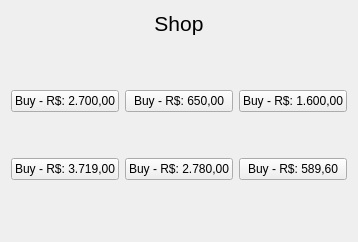
         <widget class="QWidget" name="shop_page">
          <layout class="QGridLayout" name="gridLayout_8">
           <item row="0" column="0" colspan="3">
            <widget class="QLabel" name="label_7">
             <property name="sizePolicy">
              <sizepolicy hsizetype="Preferred" vsizetype="Fixed">
               <horstretch>0</horstretch>
               <verstretch>0</verstretch>
              </sizepolicy>
             </property>
             <property name="font">
              <font>
               <pointsize>16</pointsize>
              </font>
             </property>
             <property name="text">
              <string>Shop</string>
             </property>
             <property name="alignment">
              <set>Qt::AlignCenter</set>
             </property>
            </widget>
           </item>
           <item row="3" column="2">
            <widget class="QPushButton" name="product3Shop_button">
             <property name="text">
              <string>Buy - R$: 1.600,00</string>
             </property>
            </widget>
           </item>
           <item row="6" column="2">
            <widget class="QPushButton" name="product6Shop_button">
             <property name="text">
              <string>Buy - R$: 589,60</string>
             </property>
            </widget>
           </item>
           <item row="2" column="1">
            <widget class="QLabel" name="label_21">
             <property name="text">
              <string/>
             </property>
             <property name="pixmap">
              <pixmap resource="../resource.qrc">:/icons/icons/MouseLogitech.png</pixmap>
             </property>
             <property name="scaledContents">
              <bool>true</bool>
             </property>
            </widget>
           </item>
           <item row="3" column="0">
            <widget class="QPushButton" name="product1Shop_button">
             <property name="text">
              <string>Buy - R$: 2.700,00</string>
             </property>
            </widget>
           </item>
           <item row="2" column="0">
            <widget class="QLabel" name="label_20">
             <property name="text">
              <string/>
             </property>
             <property name="pixmap">
              <pixmap resource="../resource.qrc">:/icons/icons/MonitorAlienware.png</pixmap>
             </property>
             <property name="scaledContents">
              <bool>true</bool>
             </property>
             <property name="alignment">
              <set>Qt::AlignCenter</set>
             </property>
            </widget>
           </item>
           <item row="4" column="1">
            <spacer name="verticalSpacer_11">
             <property name="orientation">
              <enum>Qt::Vertical</enum>
             </property>
             <property name="sizeType">
              <enum>QSizePolicy::Fixed</enum>
             </property>
             <property name="sizeHint" stdset="0">
              <size>
               <width>20</width>
               <height>20</height>
              </size>
             </property>
            </spacer>
           </item>
           <item row="5" column="1">
            <widget class="QLabel" name="label_23">
             <property name="text">
              <string/>
             </property>
             <property name="pixmap">
              <pixmap resource="../resource.qrc">:/icons/icons/XboxSeriesX.png</pixmap>
             </property>
             <property name="scaledContents">
              <bool>true</bool>
             </property>
            </widget>
           </item>
           <item row="6" column="0">
            <widget class="QPushButton" name="product4Shop_button">
             <property name="text">
              <string>Buy - R$: 3.719,00</string>
             </property>
            </widget>
           </item>
           <item row="1" column="0" colspan="3">
            <spacer name="verticalSpacer_10">
             <property name="orientation">
              <enum>Qt::Vertical</enum>
             </property>
             <property name="sizeType">
              <enum>QSizePolicy::Fixed</enum>
             </property>
             <property name="sizeHint" stdset="0">
              <size>
               <width>20</width>
               <height>28</height>
              </size>
             </property>
            </spacer>
           </item>
           <item row="6" column="1">
            <widget class="QPushButton" name="product5Shop_button">
             <property name="text">
              <string>Buy - R$: 2.780,00</string>
             </property>
            </widget>
           </item>
           <item row="5" column="0">
            <widget class="QLabel" name="label_22">
             <property name="text">
              <string/>
             </property>
             <property name="pixmap">
              <pixmap resource="../resource.qrc">:/icons/icons/Playstation5.png</pixmap>
             </property>
             <property name="scaledContents">
              <bool>true</bool>
             </property>
            </widget>
           </item>
           <item row="3" column="1">
            <widget class="QPushButton" name="product2Shop_button">
             <property name="text">
              <string>Buy - R$: 650,00</string>
             </property>
            </widget>
           </item>
           <item row="5" column="2">
            <widget class="QLabel" name="label_25">
             <property name="text">
              <string/>
             </property>
             <property name="pixmap">
              <pixmap resource="../resource.qrc">:/icons/icons/TecladoLogitech.png</pixmap>
             </property>
             <property name="scaledContents">
              <bool>true</bool>
             </property>
            </widget>
           </item>
           <item row="7" column="0" colspan="3">
            <spacer name="verticalSpacer_12">
             <property name="orientation">
              <enum>Qt::Vertical</enum>
             </property>
             <property name="sizeType">
              <enum>QSizePolicy::Expanding</enum>
             </property>
             <property name="sizeHint" stdset="0">
              <size>
               <width>20</width>
               <height>28</height>
              </size>
             </property>
            </spacer>
           </item>
           <item row="2" column="2">
            <widget class="QLabel" name="label_24">
             <property name="text">
              <string/>
             </property>
             <property name="pixmap">
              <pixmap resource="../resource.qrc">:/icons/icons/HeadsetAstroA50.png</pixmap>
             </property>
             <property name="scaledContents">
              <bool>true</bool>
             </property>
            </widget>
           </item>
           <item row="8" column="0" colspan="3">
            <widget class="QLabel" name="msgShop_label">
             <property name="sizePolicy">
              <sizepolicy hsizetype="Preferred" vsizetype="Fixed">
               <horstretch>0</horstretch>
               <verstretch>0</verstretch>
              </sizepolicy>
             </property>
             <property name="font">
              <font>
               <pointsize>11</pointsize>
              </font>
             </property>
             <property name="text">
              <string/>
             </property>
             <property name="alignment">
              <set>Qt::AlignCenter</set>
             </property>
            </widget>
           </item>
          </layout>
         </widget>
